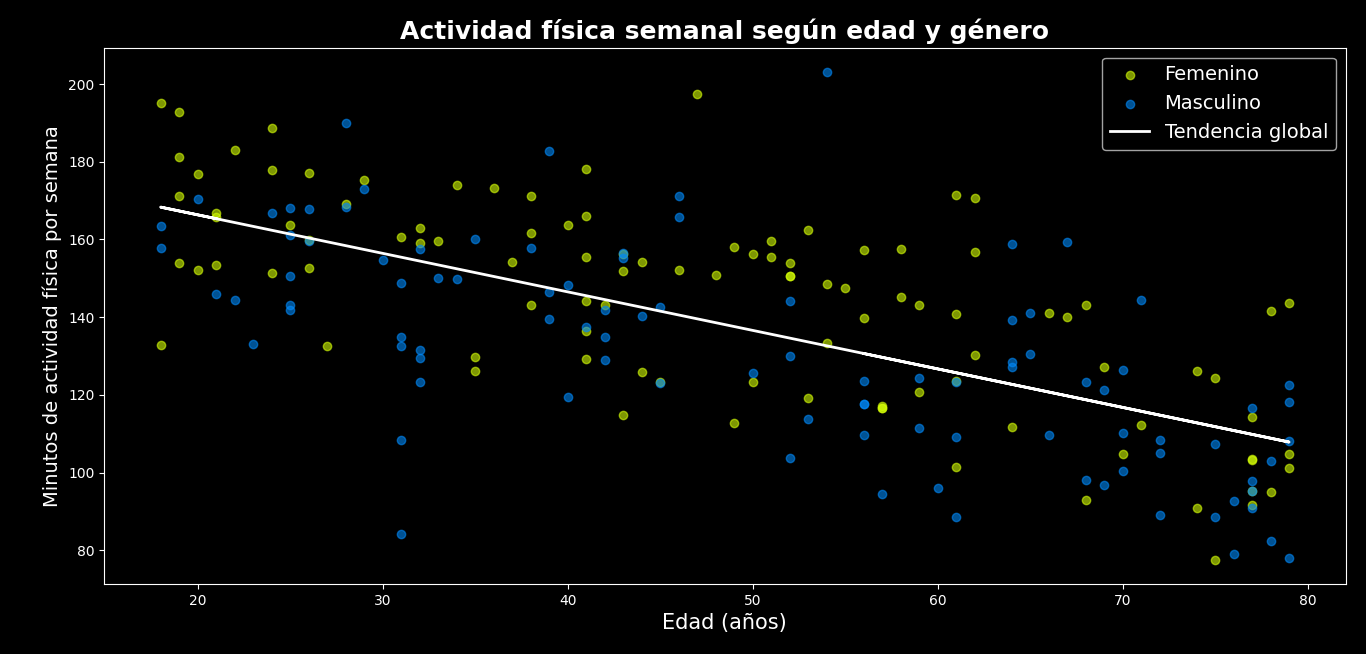

Write Python code to recreate this figure.
#PRÁCTICA FORMATIVA UNIDAD 4: ELABORACIÓN DE UN DIAGRAMA DE 
#DISPERSIÓN POR MEDIO DE PYTHON

##Estudiante:Alina Elizondo Sánchez
##Descripción de práctica: Creación de un diagrama de dispersión.
##Tomando en cuenta  datos ficticios, para representar la relación 
##entre las variables “Actividad física” y “Edad” de muestra ficticia 
##de 200 personas. 

##Objetivo: Visualizar cómo varía el tiempo semanal dedicada la actividad física según la edad y el género.

#___________________________________________________________
###Librerías
import pandas as pd
import numpy as np
#____________________________________________________

#___________________________________________________________
###Semilla para reproducibilidad
####Permite que cada cierto tiempo se repitan los resultados.
####En este caso en cada intervalo de 42 ocasiones
####El 200 indica el número de la muestra
np.random.seed(42)
n = 200
#____________________________________________________

#____________________________________________________
# Simular edades
# Igual que la línea anterior, simulamos 200 observaciones para la variable "edad" y definimos que cree valores 
# aleatorios entre los 18 y 79 años. Nota: el 80 no se incluye, si queremos incluirlo, debemos definir "81".
edades = np.random.randint(18, 80, size=n) 
#____________________________________________________
# Simular género (50% masculino, 50% femenino)
# Asignamos aleatoriamente el valor "masculino" o "femenino" con una proporción de 0.5, es decir el 50%.
generos = np.random.choice(['Masculino', 'Femenino'], size=n)

#_______________________________________________________________
#Simular minutos de actividad física con ligera diferencia por género
#Definición de parámetros de la simulación para forzar aleatoridad en la simulación de la actividad física
#semanal, de esta forma nuestros datos simulados serán más "reales".
#1)Se tiene como base "180 - edad" para
#indicar que entre más jóven la persona tienda a hacer más ejercicio
#2)Añadir "ruido aleatorio" con una distribución normal (media 0, desviación 20) esto sirve para que al visaulizar los datos se parezcan más a datos 
#reales y no se vea muy artificial.
#3)Definir np.maximun(0,...) para que no hayan valores negativos
actividad = np.maximum(0, 180 - edades + np.random.normal(0, 20, size=n))

#____________________________________________________
# Ajuste: supongamos que mujeres reportan ligeramente más actividad, entonces debemos indicar los siguiente:
actividad += np.where(generos == 'Femenino', 10, 0) # Esto ajusta los datos a favor de las mujeres.

#____________________________________________________
# Crear DataFrame
# Se crea una tabla con tres columnas: Edad, Género y Minutos de Actividad.
# Este es nuestra matriz básica para los datos.
df = pd.DataFrame({
    'Edad': edades,
    'Género': generos,
    'Minutos_Actividad': actividad
})

#____________________________________________________
#Importación de librería para crear gráficos.
import matplotlib.pyplot as plt

#____________________________________________________
#Personalización del gráfico
# Aplicación del estilo 
# Definición del tamaño del diagrama (pulgadas)
# La proporción 10, 6 es estándar; podemos modificarlo, pero la mayoría de las veces es un buen tamaño.
plt.style.use('dark_background')
plt.figure(figsize=(10, 6))

# Aplicamos colores suaves para identificar el género
colores = {'Masculino': "#0189F8", 'Femenino': "#D4FD06"}

# Definir los parámetros de dispersión por género
# Primero, iteramos por cada género para que filtre el subconjunto correspondiente ("masculino" o "femenino").
# Segundo, dibuja los puntos para el diagrama ("scatter") con color y transparencia ("alpha").
# Tercer, añade las etiquetas para la leyenda. 
for genero in df['Género'].unique():
    subset = df[df['Género'] == genero]
    plt.scatter(subset['Edad'], subset['Minutos_Actividad'],
                alpha=0.6, label=genero, color=colores[genero])

# Inserta la línea de tendencia global
# Se calcula una regresión líneal entre las variabels "edad" y "minutos de actividad".
z = np.polyfit(df['Edad'], df['Minutos_Actividad'], 1) # Ajusta la regresión lineal (grado 1).
p = np.poly1d(z) # Crea una función polinómica a partir de los coeficientes.
plt.plot(df['Edad'], p(df['Edad']), color='white', linewidth=2, label='Tendencia global') # Dibuja la línea.

#____________________________________________________
#Elementos de estilo del gráfico
plt.title('Actividad física semanal según edad y género', fontsize=18,fontweight='bold') #Título de gráfico
plt.xlabel('Edad (años)', fontsize=15) #Eje x
plt.ylabel('Minutos de actividad física por semana', fontsize=14) #Eje y 
plt.legend(fontsize= 14) #leyenda del gráfico
plt.grid(False) #Permite activar (TRUE) o desactivar (FALSE) las líneas cuadrículas
plt.tight_layout() #márgenes y espaciado gráfico
plt.show() #Muestra gráfico en pantalla
